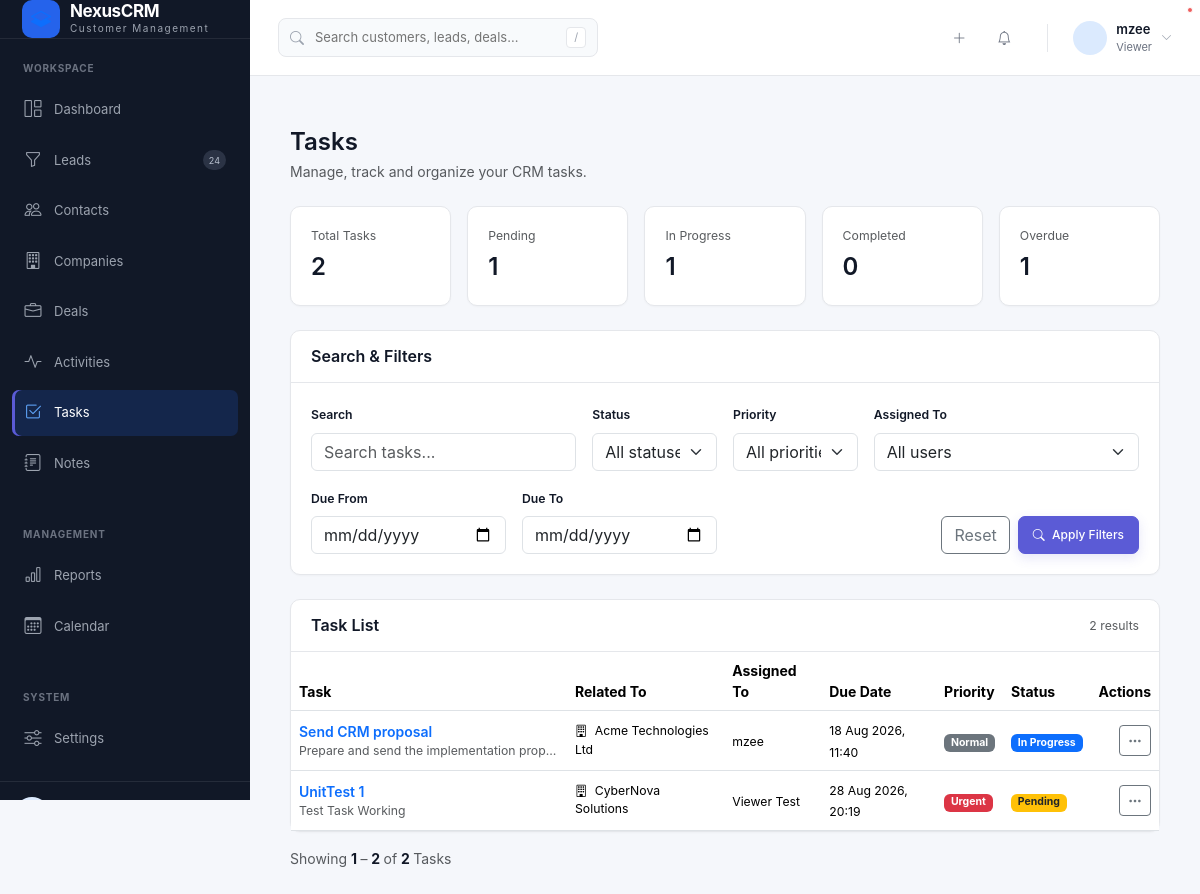
Before: /tasks/ (signed in) with the older database file.
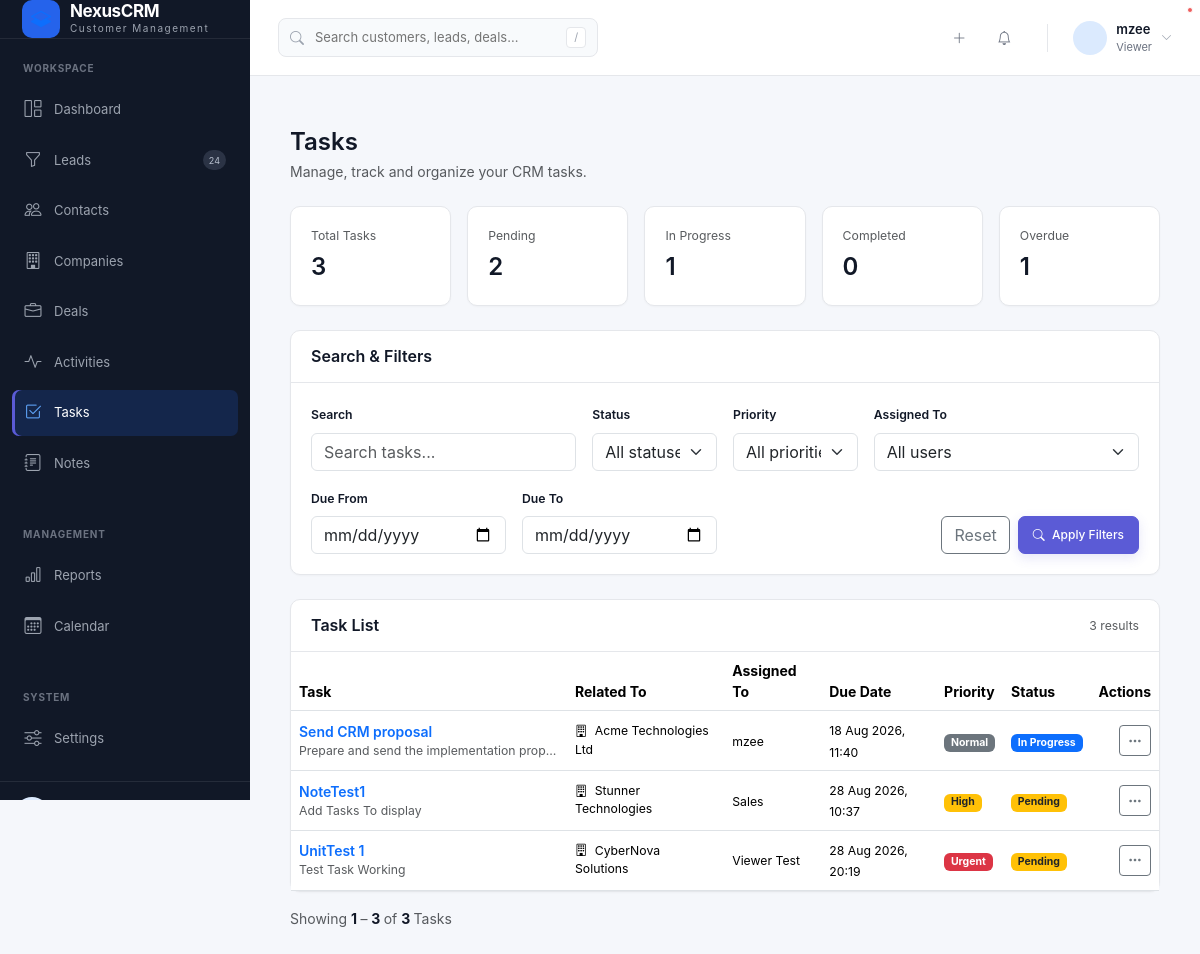
After: the same page with the newer database file.
### crmApp/models.py (models this page shows, shortened)
class Task(models.Model):
    PRIORITY_LOW = "low"
    PRIORITY_NORMAL = "normal"
    PRIORITY_HIGH = "high"
    PRIORITY_URGENT = "urgent"
    PRIORITY_CHOICES = [
        (PRIORITY_LOW, "Low"),
        (PRIORITY_NORMAL, "Normal"),
        (PRIORITY_HIGH, "High"),
        (PRIORITY_URGENT, "Urgent"),
    ]
    STATUS_PENDING = "pending"
    STATUS_IN_PROGRESS = "in_progress"
    STATUS_COMPLETED = "completed"
    STATUS_CANCELLED = "cancelled"
    STATUS_CHOICES = [
        (STATUS_PENDING, "Pending"),
        (STATUS_IN_PROGRESS, "In Progress"),
        (STATUS_COMPLETED, "Completed"),
        (STATUS_CANCELLED, "Cancelled"),
    ]
    title = models.CharField(
        max_length=200
    )
    description = models.TextField(
        blank=True
    )
    company = models.ForeignKey(
        Company,
        on_delete=models.CASCADE,
        null=True,
        blank=True,
        related_name="tasks"
    )
    contact = models.ForeignKey(
        Contact,
        on_delete=models.CASCADE,
        null=True,
        blank=True,
        related_name="tasks"
    )
    lead = models.ForeignKey(
        Lead,
        on_delete=models.CASCADE,
        null=True,
        blank=True,
        related_name="tasks"
    )
    deal = models.ForeignKey(
        Deal,
        on_delete=models.CASCADE,
        null=True,
        blank=True,
        related_name="tasks"
    )
    assigned_to = models.ForeignKey(
        User,
        on_delete=models.SET_NULL,
        null=True,
        blank=True,
        related_name="assigned_tasks"
    )
    due_date = models.DateTimeField(
        null=True,
        blank=True
    )
    priority = models.CharField(
        max_length=20,
        choices=PRIORITY_CHOICES,
        default=PRIORITY_NORMAL
    )
    status = models.CharField(
        max_length=20,
        choices=STATUS_CHOICES,
        default=STATUS_PENDING
    )
    created_by = models.ForeignKey(
        User,
        on_delete=models.SET_NULL,
        null=True,
        related_name="created_tasks"
    )
    created_at = models.DateTimeField(
        auto_now_add=True
    )
    updated_at = models.DateTimeField(
        auto_now=True
    )
    class Meta:
        ordering = ["due_date", "-created_at"]
        indexes = [
            models.Index(fields=["status"]),
            models.Index(fields=["priority"]),
            models.Index(fields=["due_date"]),
            models.Index(fields=["assigned_to"]),
        ]

class Company(models.Model):
    INDUSTRY_CHOICES = [
        ("technology", "Technology"),
        ("finance", "Finance"),
        ("healthcare", "Healthcare"),
        ("education", "Education"),
        ("retail", "Retail"),
        ("manufacturing", "Manufacturing"),
        ("real_estate", "Real Estate"),
        ("hospitality", "Hospitality"),
        ("other", "Other"),
    ]
    name = models.CharField(max_length=200)
    industry = models.CharField(
        max_length=50,
        choices=INDUSTRY_CHOICES,
        blank=True
    )
    website = models.URLField(blank=True)
    email = models.EmailField(blank=True)
    phone = models.CharField(max_length=50, blank=True)
    address = models.TextField(blank=True)
    city = models.CharField(max_length=100, blank=True)
    country = models.CharField(max_length=100, blank=True)
    description = models.TextField(blank=True)
    owner = models.ForeignKey(
        User,
        on_delete=models.SET_NULL,
        null=True,
        blank=True,
        related_name="owned_companies"
    )
    created_at = models.DateTimeField(auto_now_add=True)
    updated_at = models.DateTimeField(auto_now=True)
    class Meta:
        ordering = ["name"]

### crmApp/views.py (the view, shortened to what this page needs)
# urls.py: path("tasks/", views.task_list, name="tasks"),
@login_required
def task_list(request):
    tasks = Task.objects.select_related(
        "company",
        "contact",
        "lead",
        "deal",
        "assigned_to",
        "created_by",
    )
    search = request.GET.get(
        "search",
        ""
    ).strip()
    status = request.GET.get(
        "status",
        ""
    ).strip()
    priority = request.GET.get(
        "priority",
        ""
    ).strip()
    assigned_to = request.GET.get(
        "assigned_to",
        ""
    ).strip()
    if status:
        tasks = tasks.filter(
            status=status
        )
    if priority:
        tasks = tasks.filter(
            priority=priority
        )
    if assigned_to:
        tasks = tasks.filter(
            assigned_to_id=assigned_to
        )
    date_from = request.GET.get(
        "date_from",
        ""
    ).strip()
    date_to = request.GET.get(
        "date_to",
        ""
    ).strip()
    if date_from:
        tasks = tasks.filter(
            due_date__date__gte=date_from
        )
    if date_to:
        tasks = tasks.filter(
            due_date__date__lte=date_to
        )
    total_tasks = tasks.count()
    pending_tasks = tasks.filter(
        status=Task.STATUS_PENDING
    ).count()
    in_progress_tasks = tasks.filter(
        status=Task.STATUS_IN_PROGRESS
    ).count()
    completed_tasks = tasks.filter(
        status=Task.STATUS_COMPLETED
    ).count()
    overdue_tasks = tasks.filter(
        due_date__lt=timezone.now()
    ).exclude(
        status__in=[
            Task.STATUS_COMPLETED,
            Task.STATUS_CANCELLED,
        ]
    ).count()
    paginator = Paginator(
        tasks,
        10
    )
    page_number = request.GET.get(
        "page"
    )
    page_obj = paginator.get_page(
        page_number
    )
    context = {
        "page_obj": page_obj,
        "tasks": page_obj.object_list,
        "total_tasks": total_tasks,
        "pending_tasks": pending_tasks,
        "in_progress_tasks": in_progress_tasks,
        "completed_tasks": completed_tasks,
        "overdue_tasks": overdue_tasks,
        "users": User.objects.filter(
            is_active=True
        ).order_by(
            "first_name",
            "last_name",
            "username"
        ),
        "status_choices": Task.STATUS_CHOICES,
        "priority_choices": Task.PRIORITY_CHOICES,
        "selected_status": status,
        "selected_priority": priority,
        "selected_assigned_to": assigned_to,
        "date_from": date_from,
        "date_to": date_to,
        "search": search,
        "can_create_task": can_manage_tasks(
            request.user
        ),
    }
    return render(
        request,
        "crmApp/tasks/list.html",
        context
    )

### templates/crmApp/tasks/list.html (shortened to what the changed rows need)
{% extends "crmApp/base.html" %}
{% block content %}
<div class="container-fluid py-4">
    <div class="row g-3 mb-4">
        <div class="col-6 col-xl">
            <div class="crm-card h-100">
                <div class="crm-card-body">
                    <div class="text-muted small mb-1">
                        Total Tasks
                    </div>
                    <div class="fs-4 fw-semibold">
                        {{ total_tasks }}
                    </div>
                </div>
            </div>
        </div>
        <div class="col-6 col-xl">
            <div class="crm-card h-100">
                <div class="crm-card-body">
                    <div class="text-muted small mb-1">
                        Pending
                    </div>
                    <div class="fs-4 fw-semibold">
                        {{ pending_tasks }}
                    </div>
                </div>
            </div>
        </div>
    </div>
    <div class="crm-card">
        <div class="crm-card-header
                    d-flex justify-content-between
                    align-items-center">
            <h6 class="mb-0 fw-semibold">
                Task List
            </h6>
            <span class="text-muted small">
                {{ page_obj.paginator.count }} result{{ page_obj.paginator.count|pluralize }}
            </span>
        </div>
        {% if tasks %}
            <div class="table-responsive">
                <table class="table table-hover align-middle mb-0">
                    <thead>
                        <tr>
                            <th>
                                Task
                            </th>
                            <th>
                                Related To
                            </th>
                            <th>
                                Assigned To
                            </th>
                            <th>
                                Due Date
                            </th>
                            <th>
                                Priority
                            </th>
                            <th>
                                Status
                            </th>
                            <th class="text-end">
                                Actions
                            </th>
                        </tr>
                    </thead>
                    <tbody>
                        {% for task in tasks %}
                            <tr>
                                <td>
                                    <div class="fw-semibold">
    <a
        href="{% url 'task_detail' task.pk %}"
        class="text-decoration-none"
    >
        {{ task.title }}
    </a>
</div>
                                    {% if task.description %}
                                        <div
                                            class="text-muted small text-truncate"
                                            style="max-width:260px;"
                                        >
                                            {{ task.description }}
                                        </div>
                                    {% endif %}
                                </td>
                                <td>
                                    {% if task.company %}
                                        <div class="small">
                                            <i class="bi bi-building me-1"></i>
                                            {{ task.company.name }}
                                        </div>
                                    {% elif task.contact %}
                                        <div class="small">
                                            <i class="bi bi-person me-1"></i>
                                            {{ task.contact.full_name }}
                                        </div>
                                    {% elif task.lead %}
                                        <div class="small">
                                            <i class="bi bi-funnel me-1"></i>
                                            {{ task.lead.full_name }}
                                        </div>
                                    {% elif task.deal %}
                                        <div class="small">
                                            <i class="bi bi-kanban me-1"></i>
                                            {{ task.deal.name }}
                                        </div>
                                    {% else %}
                                        <span class="text-muted small">
                                            —
                                        </span>
                                    {% endif %}
                                </td>
                                <td>
                                    {% if task.assigned_to %}
                                        <span class="small">
                                            {% if task.assigned_to.get_full_name %}
                                                {{ task.assigned_to.get_full_name }}
                                            {% else %}
                                                {{ task.assigned_to.username }}
                                            {% endif %}
                                        </span>
                                    {% else %}
                                        <span class="text-muted small">
                                            Unassigned
                                        </span>
                                    {% endif %}
                                </td>
                                <td>
                                    {% if task.due_date %}
                                        <span class="small">
                                            {{ task.due_date|date:"d M Y, H:i" }}
                                        </span>
                                    {% else %}
                                        <span class="text-muted small">
                                            No due date
                                        </span>
                                    {% endif %}
                                </td>
                                <td>
                                    {% if task.priority == "urgent" %}
                                        <span class="badge bg-danger">
                                            Urgent
                                        </span>
                                    {% elif task.priority == "high" %}
                                        <span class="badge bg-warning text-dark">
                                            High
                                        </span>
                                    {% elif task.priority == "normal" %}
                                        <span class="badge bg-secondary">
                                            Normal
                                        </span>
                                    {% else %}
                                        <span class="badge bg-light text-dark border">
                                            Low
                                        </span>
                                    {% endif %}
                                </td>
                                <td>
                                    {% if task.status == "completed" %}
                                        <span class="badge bg-success">
                                            Completed
                                        </span>
                                    {% elif task.status == "in_progress" %}
                                        <span class="badge bg-primary">
                                            In Progress
                                        </span>
                                    {% elif task.status == "cancelled" %}
                                        <span class="badge bg-dark">
                                            Cancelled
                                        </span>
                                    {% else %}
                                        <span class="badge bg-warning text-dark">
                                            Pending
                                        </span>
                                    {% endif %}
                                </td>
                                <td class="text-end">
                                    <div class="dropdown">
                                        <button
                                            class="btn btn-sm btn-outline-secondary"
                                            type="button"
                                            data-bs-toggle="dropdown"
                                            aria-expanded="false"
                                        >
                                            <i class="bi bi-three-dots"></i>
                                        </button>
                                    </div>
                                </td>
                            </tr>
                        {% endfor %}
                    </tbody>
                </table>
            </div>
        </div>
            <div class="mt-3">
            {% if page_obj.paginator.count > 0 %}
                <span class="text-muted">
                    Showing
                </span>
                <strong>
                    {{ page_obj.start_index }}
                </strong>
                <span class="text-muted">
                    –
                </span>
                <strong>
                    {{ page_obj.end_index }}
                </strong>
                <span class="text-muted">
                    of
                </span>
                <strong>
                    {{ page_obj.paginator.count }}
                </strong>
                <span class="text-muted">
                    Tasks
                </span>
            {% else %}
                <span class="text-muted">
                    Showing 0 Tasks
                </span>
            {% endif %}
        {% endif %}
    </div>
</div>
{% endblock %}

Changed rows visible on the page:
added Task: title "NoteTest1", description "Add Tasks To display", company.name "Stunner Technologies", assigned_to.get_full_name "Sales", due_date "28 Aug 2026, 10:37", priority "High", status "Pending"
Other visible differences:
{{ total_tasks }}: "2" → "3"
{{ pending_tasks }}: "1" → "2"
{{ page_obj.paginator.count }}: "2" → "3"
{{ page_obj.end_index }}: "2" → "3"
